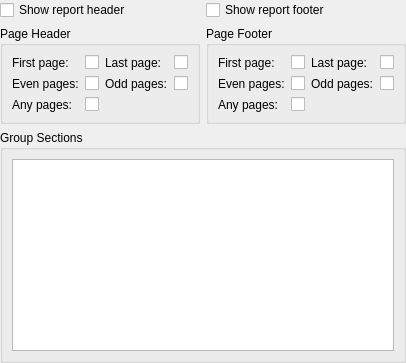
<?xml version="1.0" encoding="UTF-8"?>
<ui version="4.0">
 <comment> * OpenRPT report writer and rendering engine
 * Copyright (C) 2001-2007 by OpenMFG, LLC (info@openmfg.com)
 * Copyright (C) 2007-2008 by Adam Pigg (adam@piggz.co.uk)
 * Copyright (C) 2012 by Friedrich W. H. Kossebau (kossebau@kde.org)
 *
 * This library is free software; you can redistribute it and/or
 * modify it under the terms of the GNU Lesser General Public
 * License as published by the Free Software Foundation; either
 * version 2.1 of the License, or (at your option) any later version.
 *
 * This library is distributed in the hope that it will be useful,
 * but WITHOUT ANY WARRANTY; without even the implied warranty of
 * MERCHANTABILITY or FITNESS FOR A PARTICULAR PURPOSE. See the GNU
 * Lesser General Public License for more details.
 *
 * You should have received a copy of the GNU Lesser General Public
 * License along with this library.  If not, see http://www.gnu.org/licenses/.</comment>
 <class>SectionEditor</class>
 <widget class="QWidget" name="SectionEditor">
  <layout class="QGridLayout">
   <property name="margin">
    <number>0</number>
   </property>
   <item row="0" column="0">
    <widget class="QCheckBox" name="cbReportHeader">
     <property name="text">
      <string>Show report header</string>
     </property>
    </widget>
   </item>
   <item row="0" column="1">
    <widget class="QCheckBox" name="cbReportFooter">
     <property name="text">
      <string>Show report footer</string>
     </property>
    </widget>
   </item>
   <item row="1" column="0">
    <widget class="QGroupBox" name="gbPageHeader">
     <property name="title">
      <string>Page Header</string>
     </property>
     <layout class="QHBoxLayout" name="horizontalLayout_3">
      <item>
       <layout class="QFormLayout" name="formLayout">
        <item row="0" column="0">
         <widget class="QLabel" name="label_3">
          <property name="text">
           <string>First page:</string>
          </property>
         </widget>
        </item>
        <item row="0" column="1">
         <widget class="QCheckBox" name="cbHeadFirst">
          <property name="text">
           <string/>
          </property>
         </widget>
        </item>
        <item row="1" column="0">
         <widget class="QLabel" name="label_4">
          <property name="text">
           <string>Even pages:</string>
          </property>
         </widget>
        </item>
        <item row="1" column="1">
         <widget class="QCheckBox" name="cbHeadEven">
          <property name="text">
           <string/>
          </property>
         </widget>
        </item>
        <item row="2" column="0">
         <widget class="QLabel" name="label_5">
          <property name="text">
           <string>Any pages:</string>
          </property>
         </widget>
        </item>
        <item row="2" column="1">
         <widget class="QCheckBox" name="cbHeadAny">
          <property name="text">
           <string/>
          </property>
         </widget>
        </item>
       </layout>
      </item>
      <item>
       <layout class="QFormLayout" name="formLayout_2">
        <item row="0" column="0">
         <widget class="QLabel" name="label_6">
          <property name="text">
           <string>Last page:</string>
          </property>
         </widget>
        </item>
        <item row="0" column="1">
         <widget class="QCheckBox" name="cbHeadLast">
          <property name="text">
           <string/>
          </property>
         </widget>
        </item>
        <item row="1" column="0">
         <widget class="QLabel" name="label_7">
          <property name="text">
           <string>Odd pages:</string>
          </property>
         </widget>
        </item>
        <item row="1" column="1">
         <widget class="QCheckBox" name="cbHeadOdd">
          <property name="text">
           <string/>
          </property>
         </widget>
        </item>
       </layout>
      </item>
     </layout>
    </widget>
   </item>
   <item row="1" column="1">
    <widget class="QGroupBox" name="gbPageHeader_2">
     <property name="title">
      <string>Page Footer</string>
     </property>
     <layout class="QHBoxLayout" name="horizontalLayout_4">
      <item>
       <layout class="QFormLayout" name="formLayout_3">
        <item row="0" column="0">
         <widget class="QLabel" name="label_8">
          <property name="text">
           <string>First page:</string>
          </property>
         </widget>
        </item>
        <item row="0" column="1">
         <widget class="QCheckBox" name="cbFootFirst">
          <property name="text">
           <string/>
          </property>
         </widget>
        </item>
        <item row="1" column="0">
         <widget class="QLabel" name="label_9">
          <property name="text">
           <string>Even pages:</string>
          </property>
         </widget>
        </item>
        <item row="1" column="1">
         <widget class="QCheckBox" name="cbFootEven">
          <property name="text">
           <string/>
          </property>
         </widget>
        </item>
        <item row="2" column="0">
         <widget class="QLabel" name="label_10">
          <property name="text">
           <string>Any pages:</string>
          </property>
         </widget>
        </item>
        <item row="2" column="1">
         <widget class="QCheckBox" name="cbFootAny">
          <property name="text">
           <string/>
          </property>
         </widget>
        </item>
       </layout>
      </item>
      <item>
       <layout class="QFormLayout" name="formLayout_4">
        <item row="0" column="0">
         <widget class="QLabel" name="label_11">
          <property name="text">
           <string>Last page:</string>
          </property>
         </widget>
        </item>
        <item row="0" column="1">
         <widget class="QCheckBox" name="cbFootLast">
          <property name="text">
           <string/>
          </property>
         </widget>
        </item>
        <item row="1" column="0">
         <widget class="QLabel" name="label_12">
          <property name="text">
           <string>Odd pages:</string>
          </property>
         </widget>
        </item>
        <item row="1" column="1">
         <widget class="QCheckBox" name="cbFootOdd">
          <property name="text">
           <string/>
          </property>
         </widget>
        </item>
       </layout>
      </item>
     </layout>
    </widget>
   </item>
   <item row="2" column="0" colspan="2">
    <widget class="QGroupBox" name="GroupBox1">
     <property name="title">
      <string>Group Sections</string>
     </property>
     <layout class="QHBoxLayout">
      <item>
       <widget class="QListWidget" name="lbGroups"/>
      </item>
      <item>
       <layout class="QVBoxLayout" name="lGroupSectionsButtons">
        <property name="margin">
         <number>0</number>
        </property>
       </layout>
      </item>
     </layout>
    </widget>
   </item>
  </layout>
 </widget>
 <tabstops>
  <tabstop>cbReportHeader</tabstop>
  <tabstop>cbReportFooter</tabstop>
  <tabstop>cbHeadFirst</tabstop>
  <tabstop>cbHeadLast</tabstop>
  <tabstop>cbHeadEven</tabstop>
  <tabstop>cbHeadOdd</tabstop>
  <tabstop>cbHeadAny</tabstop>
  <tabstop>cbFootFirst</tabstop>
  <tabstop>cbFootLast</tabstop>
  <tabstop>cbFootEven</tabstop>
  <tabstop>cbFootOdd</tabstop>
  <tabstop>cbFootAny</tabstop>
 </tabstops>
 <resources/>
 <connections/>
</ui>
